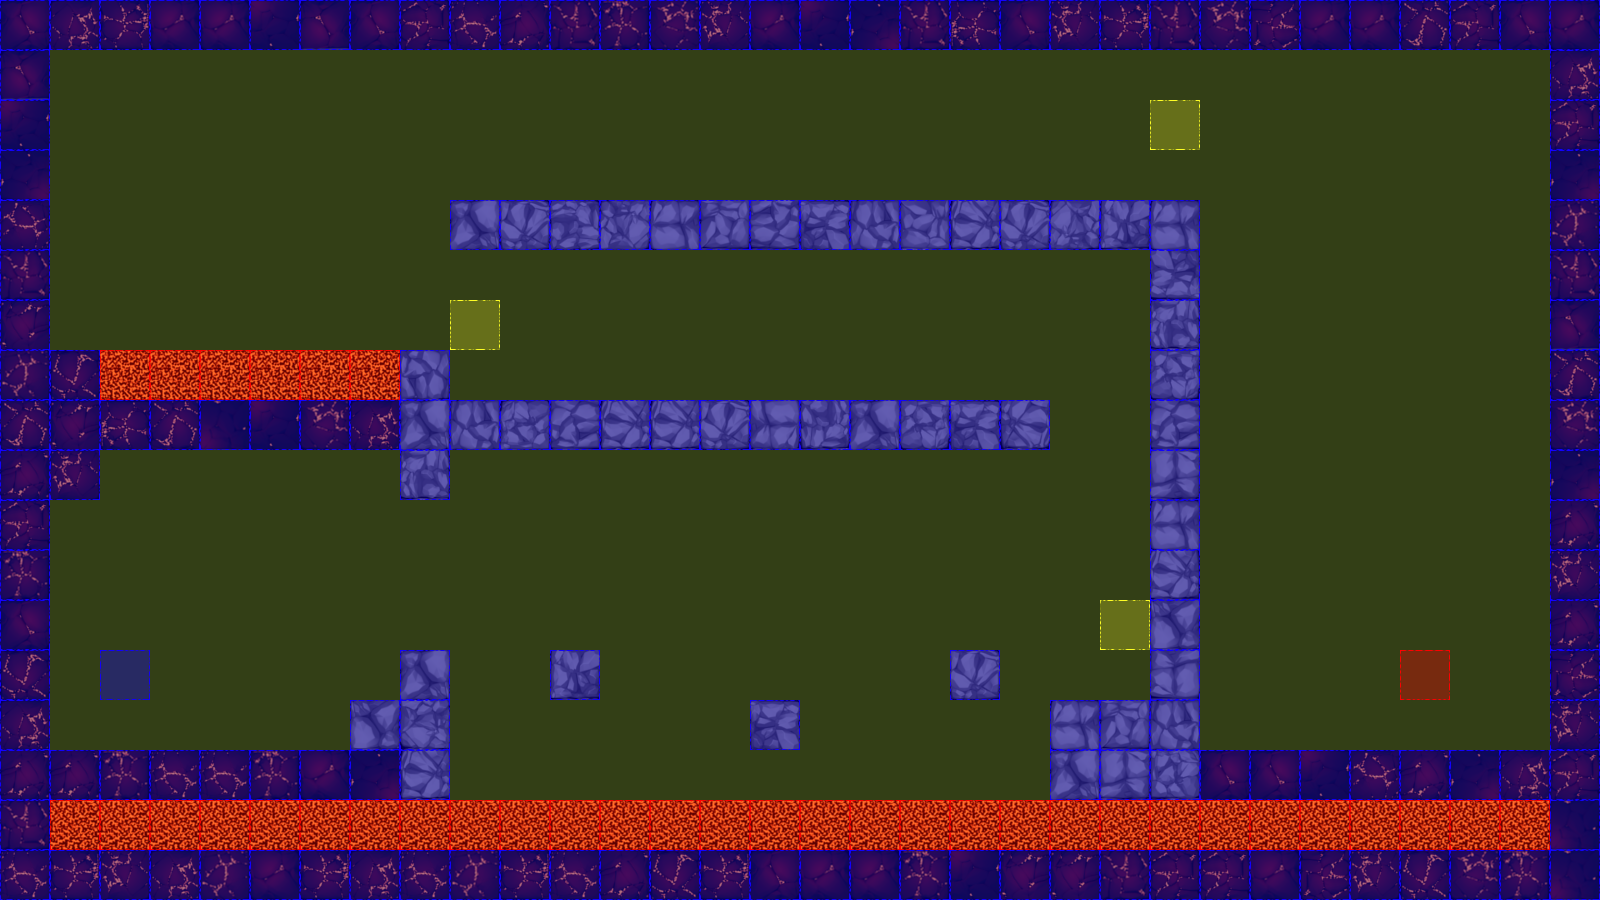

Rendered tile map (Tiled .tmx) drawn with the repository's tilesets; below, a short description and the map source with its tile grids summarised:
An orthogonal 32x18 tile map with 50x50 px tiles, 3 tile layers (terrain, collision, event), 2 tilesets.

<map version="1.0" orientation="orthogonal" renderorder="left-up" width="32" height="18" tilewidth="50" tileheight="50" nextobjectid="3">
 <tileset firstgid="1" name="dungeonTile.png" tilewidth="50" tileheight="50" tilecount="64" columns="8">
  <image source="tiles/dungeonTile.png" width="400" height="400" />
 </tileset>
 <tileset firstgid="65" name="collisionTile" tilewidth="50" tileheight="50" tilecount="12" columns="3">
  <image source="tiles/collisionTile.png" width="150" height="200" />
 </tileset>
 <layer name="terrain" width="32" height="18">
  <data>[576 cells, 207 non-empty, 53 distinct tile ids]</data>
 </layer>
 <layer name="collision" width="32" height="18">
  <data>[576 cells, 576 non-empty, 3 distinct tile ids]</data>
 </layer>
 <layer name="event" width="32" height="18">
  <data>[576 cells, 5 non-empty, 3 distinct tile ids]</data>
 </layer>
</map>
